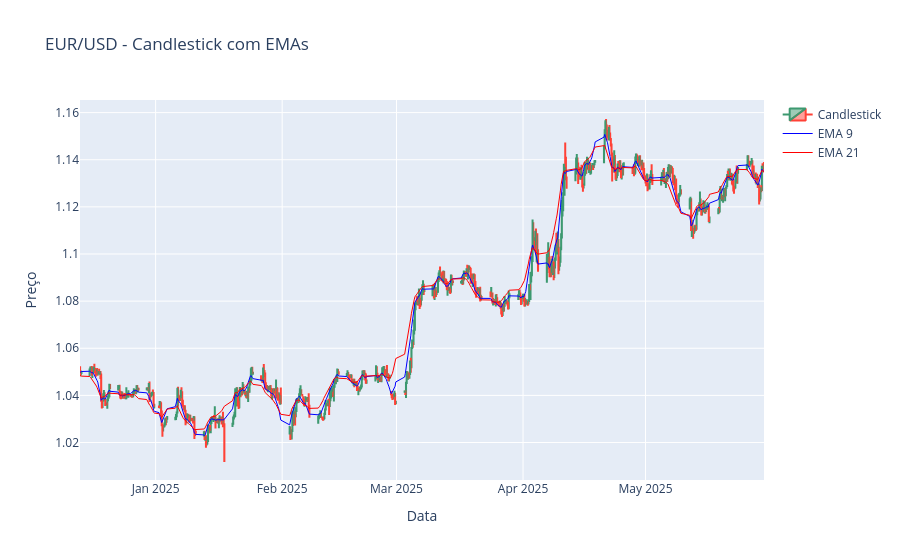

Notebook cell for this chart:
### Code cell
fig.add_trace(go.Candlestick(
    x=df['timestamp'],
    open=df['open'],
    high=df['high'],
    low=df['low'],
    close=df['close'],
    name='Candlestick'
))

fig.add_trace(go.Scatter(
    x=df['timestamp'],
    y=df['ema_9'],
    line=dict(color='blue', width=1),
    name='EMA 9'
))

fig.add_trace(go.Scatter(
    x=df['timestamp'],
    y=df['ema_21'],
    line=dict(color='red', width=1),
    name='EMA 21'
))

fig.update_layout(
    title='EUR/USD - Candlestick com EMAs',
    xaxis_title='Data',
    yaxis_title='Preço',
    xaxis_rangeslider_visible=False
)

fig.show()

### Figure 1 — Plotly figure (JSON) as saved in the notebook; plotly's stock layout.template omitted (floating-point values rounded to 4 significant figures; data arrays with more than 128 entries replaced by an {"elided": "..."} marker saying what was removed)
{"data": [{"close": {"elided": "720 float values"}, "high": {"elided": "720 float values"}, "low": {"elided": "720 float values"}, "name": "Candlestick", "open": {"elided": "720 float values"}, "type": "candlestick", "x": {"elided": "720 str values"}}, {"line": {"color": "blue", "width": 1}, "name": "EMA 9", "type": "scatter", "x": {"elided": "720 str values"}, "y": {"elided": "720 float values"}}, {"line": {"color": "red", "width": 1}, "name": "EMA 21", "type": "scatter", "x": {"elided": "720 str values"}, "y": {"elided": "720 float values"}}], "layout": {"title": {"text": "EUR/USD - Candlestick com EMAs"}, "xaxis": {"rangeslider": {"visible": false}, "title": {"text": "Data"}}, "yaxis": {"title": {"text": "Preço"}}}}
